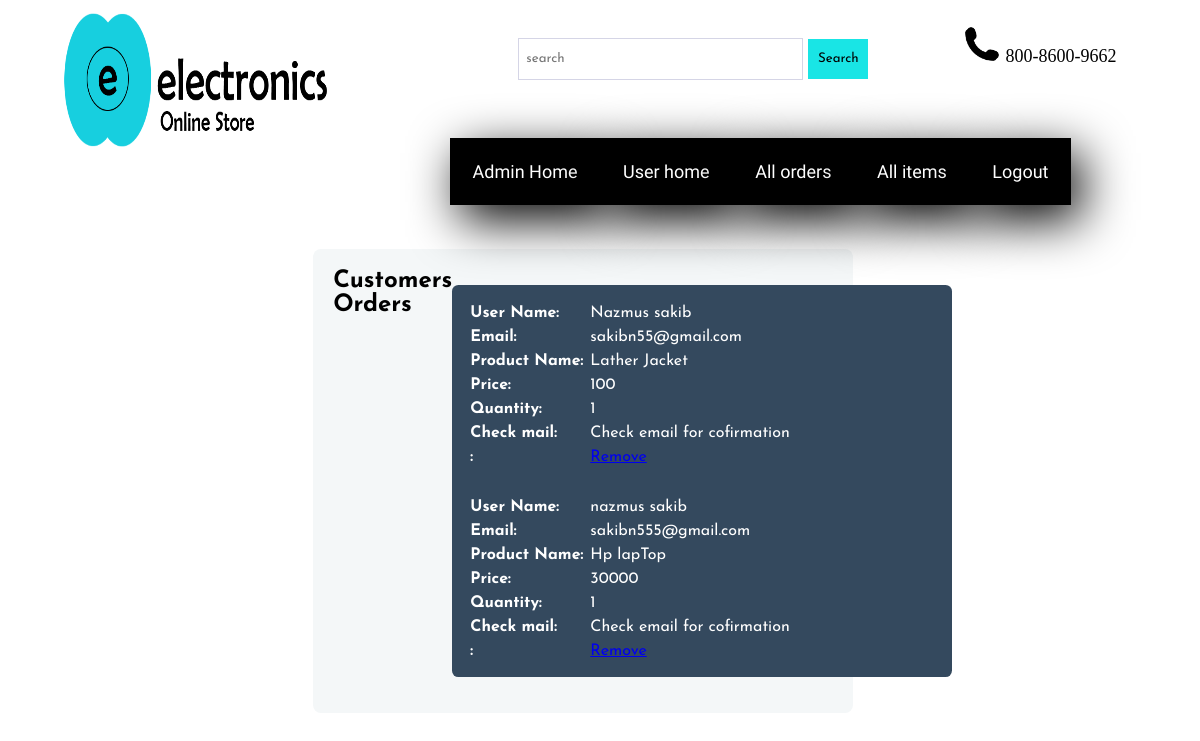
The page /admin/orders.php on the database its author committed.
### tables this page shows
CREATE TABLE `orders` (
  `order_id` int(20) NOT NULL,
  `user_id` int(20) NOT NULL,
  `product_id` int(20) NOT NULL,
  `qty` int(20) NOT NULL,
  `total_price` int(255) NOT NULL,
  `p_status` varchar(100) NOT NULL,
  `card_number` varchar(100) NOT NULL
);

CREATE TABLE `user_info` (
  `user_id` int(20) NOT NULL,
  `first_name` varchar(50) NOT NULL,
  `last_name` varchar(50) NOT NULL,
  `email` varchar(50) NOT NULL,
  `password` varchar(50) NOT NULL,
  `mobile` varchar(15) NOT NULL,
  `address1` varchar(50) NOT NULL,
  `address2` varchar(50) NOT NULL,
  `role` varchar(10) NOT NULL
);

CREATE TABLE `products` (
  `product_id` int(20) NOT NULL,
  `product_cat` int(10) NOT NULL,
  `product_brand` int(10) NOT NULL,
  `product_title` varchar(50) NOT NULL,
  `product_price` int(50) NOT NULL,
  `product_desc` varchar(100) NOT NULL,
  `product_image` varchar(100) NOT NULL,
  `product_keywords` varchar(100) NOT NULL
);

### admin/orders.php (the view, shortened to what this page needs)
<?php
$user = 'user';
$role = $_SESSION['role'];
if ($role == $user) {
    header("location:../index.php");
} else {
    $sql = "SELECT * from user_info join orders,products WHERE user_info.user_id=orders.user_id AND orders.product_id=products.product_id ORDER BY order_id DESC";
    $result = mysqli_query($con, $sql);
}
?>
<!DOCTYPE html>
<html lang="en">
<head>
    <link rel="stylesheet" href="../css/admin.css">
</head>
<body>
<section>
    <div class="section1">
        <img src="../Images/Website_Logo.png" class="logo"/>
    </div>
    <div class="section2">
        <input type="text" placeholder="search" class="txtsrch"/>
        <button type="button" class="btnsrch">Search</button>
        <img src="../Images/if_call_322424.png" class="call-icon"/>
        <span class="tel-no">800-8600-9662</span>
        <nav>
            <a href="index.php" class="menuitem">Admin Home</a>
            <a href="../index.php" class="menuitem">User home</a>
            <a href="orders.php" class="menuitem">All orders</a>
            <a href="../items.php" class="menuitem">All items</a>
            <a href="../logout.php" class="menuitem">Logout</a>
        </nav>
        <div class="form-style">
            <h1>Customers Orders</h1><br>
            <table class="rwd-table">
                <?php
                while ($row = mysqli_fetch_array($result)) {
                    echo '<tr>
                                    <td data-th="User Name">' . $row["first_name"] . '&nbsp' . $row["last_name"] . '</td>
                                    <td data-th="Email">' . $row["email"] . '</td>
                                    <td data-th="Product Name">' . $row["product_title"] . '</td>
                                    <td data-th="Price">' . $row["product_price"] . '</td>
                                    <td data-th="Quantity">' . $row["qty"] . '</td>
                                    <td data-th="Check mail">Check email for cofirmation</td>
                                    <td><a href="remove.php?removeOrder=' . $row["order_id"] . '">Remove</a> </td>
                                  </tr>';
                }
                ?>
            </table>
        </div>
    </div>
</section>

### css/admin.css (style rules this page uses)
* { margin: 0; padding: 0; font-family: 'Josefin Sans', sans-serif; }
section { display: flex; position: absolute; z-index: 4; }
.logo { width: 23vw; height: 20vh; }
.section1 { width: 27vw; margin-right: 2%; margin-left: 5%; }
.section2 { width: 68vw; display: inline-block; }
.txtsrch { margin-left: 18%; margin-top: 5%; width: 23vw; height: 5vh; border: 1px ridge #d5d5e6; }
.txtsrch[placeholder] { padding-left: 1%; }
.btnsrch { width: 5vw; height: 5vh; background-color: #19e5e5; border: 0px; }
.call-icon { height: 4.5vh; margin-left: 12%; }
.tel-no { font-size: 1.5vw; font-family: fantasy; }
nav { margin-top: 10vh; width: 100%; height: 2%; background-color: white; border-radius: 6px; display: flex; justify-content: center; align-items: center; }
.menuitem { margin-top: 1vh; padding: 3% 3% 3% 3%; text-decoration: none; background-color: black; color: white; font-family: 'Lobster Two'; font-size: 1.5vw; box-shadow: 10px 15px 50px black; }
.form-style { display: flex; max-width: 500px; padding: 10px 20px; background: #f4f7f8; margin: 74px 0 0 -68px; padding: 20px; background: #f4f7f8; border-radius: 8px; font-family: Georgia, "Times New Roman", Times, serif; }
.rwd-table { margin: 1em 0; min-width: 500px; }
.rwd-table tr { border-top: 1px solid #ddd; border-bottom: 1px solid #ddd; }
.rwd-table td { display: block; }
.rwd-table td:first-child { padding-top: .5em; }
.rwd-table td:last-child { padding-bottom: .5em; }
.rwd-table td:before { content: attr(data-th) ": "; font-weight: bold; width: 7.5em; display: inline-block; }
.rwd-table { background: #34495E; color: #fff; border-radius: .4em; overflow: hidden; }
.rwd-table tr { border-color: #46637f; }
.rwd-table th, .rwd-table td { margin: .5em 1em; }

### rows shown on the page
orders: user.first_name "Nazmus", user.last_name "sakib", user.email "sakibn55@gmail.com", product.product_title "Lather Jacket", product.product_price "100", qty "1"
orders: user.first_name "nazmus", user.last_name "sakib", user.email "sakibn555@gmail.com", product.product_title "Hp lapTop", product.product_price "30000", qty "1"
